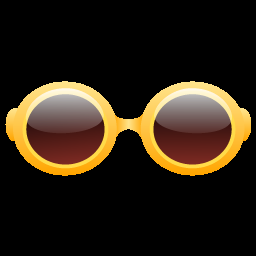
%> input picture obj2.png, 256 x 256 px
$ octave obj1.m   (GNU Octave 9; MATLAB toolbox functions it lacks are replaced by stand-ins)
%> lines starting %> are read from the running program, lines starting %| are printed output that depends on the picture; in (x1, y1, x2, y2) boxes, pixels count from 0 and x2, y2 are one past the last pixel; in counts of white or black regions, pixels touching at a corner belong together; the program's own positions count from 1
[obj,~,alpha] = imread('obj2.png');
%> obj is the input picture: size 256x256x3 uint8; mean R, G, B 44, 33.1, 18.9
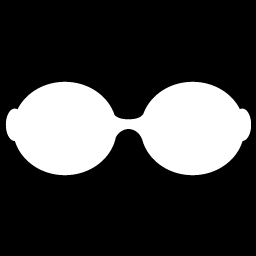
%> alpha: size 256x256 uint8; min 0, max 255, mean 62.1
alpha(160:180,40:60) = 0;
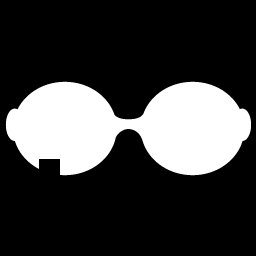
%> alpha: size 256x256 uint8; 0.46% of pixels changed, all inside (x1, y1, x2, y2) = (39, 159, 60, 175)
imwrite(obj,'obj.png','alpha',alpha);

$ run again, with obj1.png copied over obj2.png
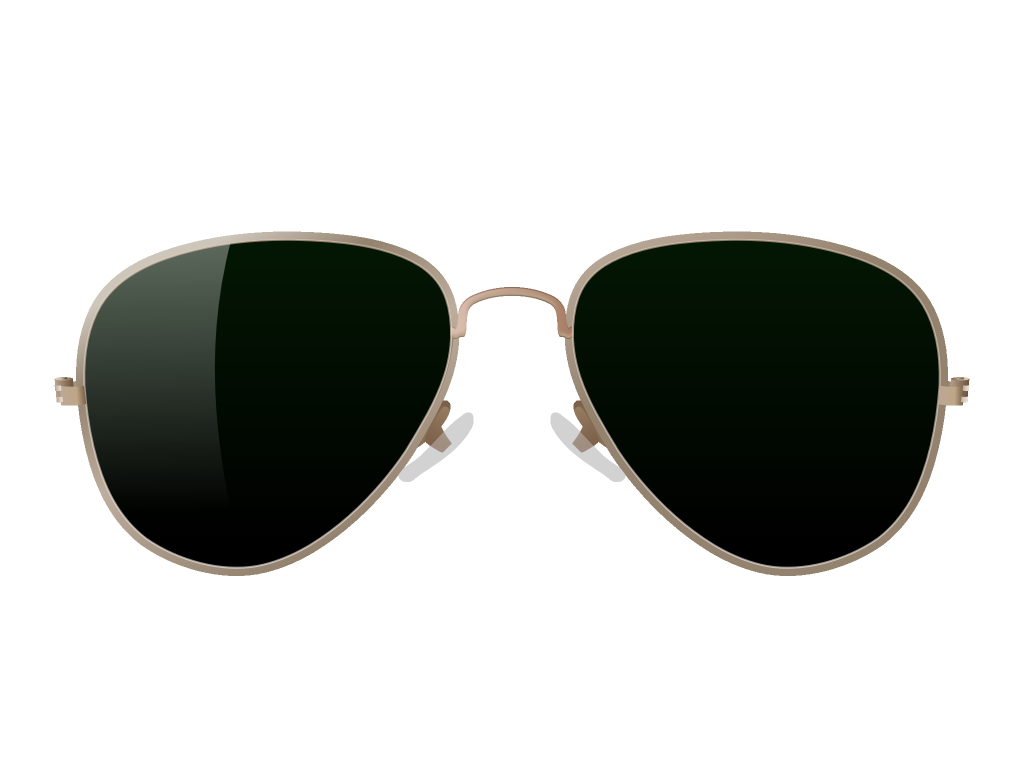
%> input picture obj1.png, 2048 x 1536 px (shown at 1/2 size)
%> obj is the input picture: size 1536x2048x3 uint8; mean R, G, B 193.7, 195.4, 192.6
%> `[obj,~,alpha] = imread('obj2.png');`:
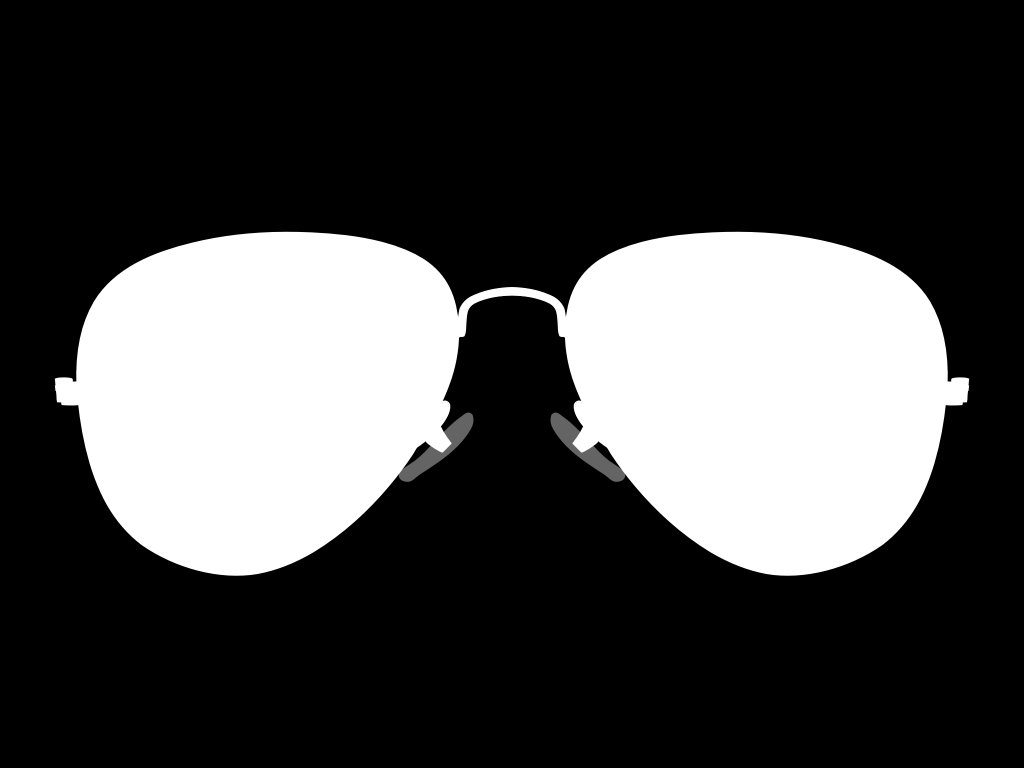
%> alpha: size 1536x2048 uint8 (shown at 1/2 size); min 0, max 255, mean 68.5

$ run again, with ear.png copied over obj2.png
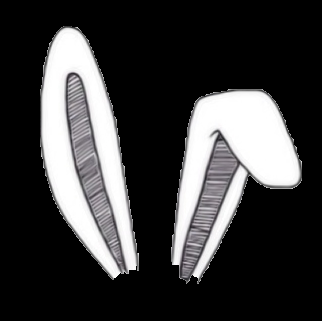
%> input picture ear.png, 322 x 321 px
%> obj is the input picture: size 321x322x3 uint8; mean R, G, B 60.3, 60, 60.5
%> `[obj,~,alpha] = imread('obj2.png');`:
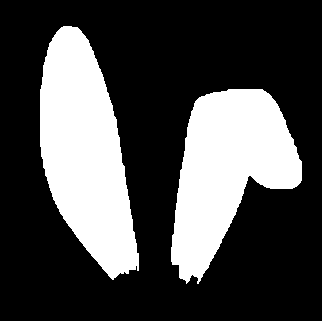
%> alpha: size 321x322 uint8; 29.3% white; 2 white regions, box (x1, y1, x2, y2) and area: (40, 26, 139, 280) 15730, (171, 89, 302, 284) 14569
%> `alpha(160:180,40:60) = 0;`:
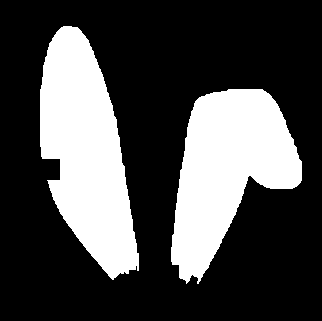
%> alpha: size 321x322 uint8; 29% white; 2 white regions, box (x1, y1, x2, y2) and area: (40, 26, 139, 280) 15403, (171, 89, 302, 284) 14569
